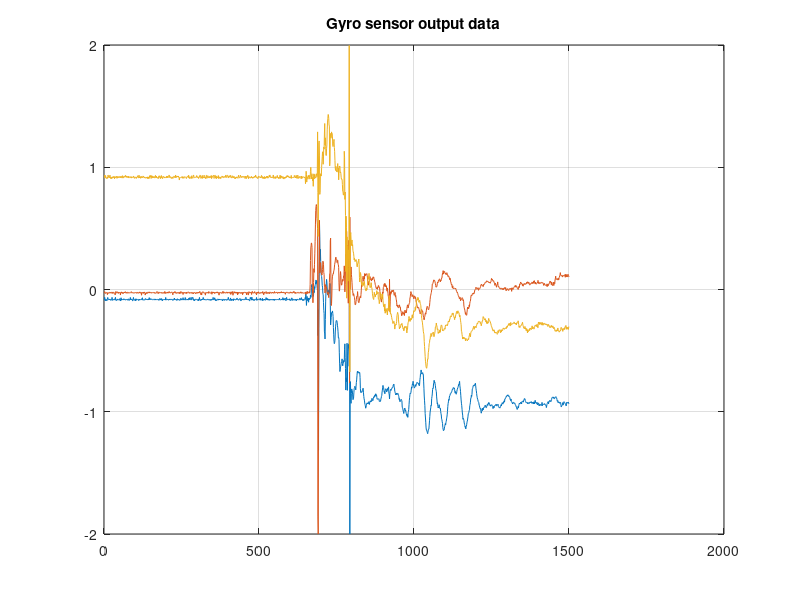

MATLAB code for this plot: (Note: this script raises an error after producing the figure.)
%% LOw pass filtering design with the differential equation (Expression)
% filtering the gyroscope sensor data

clc;
clear all;
close all;
%--------------------------------------------------%
%% Start from the loading data from txt file

% loading the sense data
% sensored data is in three dimension X,Y,Z
Gyro = load ('gyroscope_data_file.txt');

% plot the gyro sensor data
plot(Gyro);
title('Gyro sensor output data');
grid on;
% Taking individual gyroscope sensed data in individual axis
Gyro_x = Gyro(:,1);
Gyro_y = Gyro(:,2);
Gyro_z = Gyro(:,3);
%---------------------------------------------------------%
%% Initialization of the parameters
% Creating array for three axis to stored filtered data
          Gyro_xft = zeros(1500,1);
            Gyro_yft = zeros(1500,1);
                  Gyro_zft = zeros(1500,1);

% Initialization of variable that stores the return value of smooth low
% pass filter

 % Taking fixed alpha value for filtered output calculation
   Gyroscope_alpha = 0.80;
                       xft_out = 0;
                        yft_out = 0;
                           zft_out = 0;
 % initalization of previous value of Gyro axis
                           Gyro_prev_x =0;
                            Gyro_prev_y = 0;
                                 Gyro_prev_z = 0;
 %-----------------------------------------------------------%
%% Apply the loop for calling the smooth low pass filter

for i=1:1500
    
    xft_out = smooth_lp_for_gyro_data(Gyroscope_alpha,Gyro_prev_x,Gyro_x(i));
    %Storing the filter data of x-axis datainto new for future use
                       Gyro_xft(i) = xft_out;
    
     yft_out = smooth_lp_for_gyro_data(Gyroscope_alpha,Gyro_prev_y,Gyro_y(i));
     %Storing the filter data of y-axis datainto new for future use
                      Gyro_yft(i) = yft_out;
    
      zft_out = smooth_lp_for_gyro_data(Gyroscope_alpha,Gyro_prev_z,Gyro_z(i));
      %Storing the filter data of y-axis datainto new for future use
                      Gyro_zft(i) = zft_out;
      
      
      % Storing the previous value of the Low pass filter output
                                Gyro_prev_x = xft_out;
                                 Gyro_prev_y = yft_out;
                                   Gyro_prev_z = zft_out;
      
end
%--------------------------------------------------------------------%
%% Now ploting the filtered data
figure;
     plot(Gyro_xft);
     hold on;
        plot(Gyro_yft);
        hold on;
            plot(Gyro_zft);
            hold off;
            grid on;
            title('filtered out from the smooth low pas filter');
            
%Now design a lowpass filter with cutoff at 2000 Hz.
hd = lowpass2000_16k;
% Filter the original audio signal with this lowpass filter
yFilt = filter(hd, Gyro);

figure;
plot(yFilt);
grid on;
title(' Output of low pass filter with cutoff frequency 200Hz');


